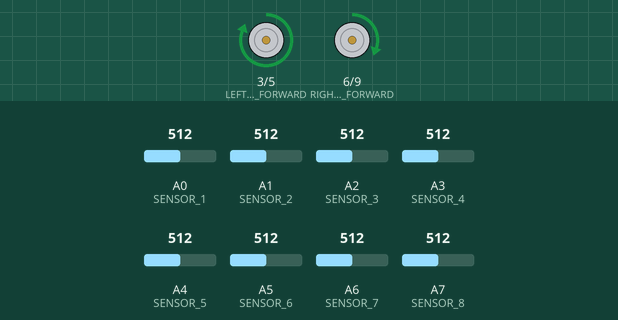
Bench run of a sketch on a simulated Arduino Nano, built with avr-gcc and run on an emulated ATmega328P. Shown: motor-driver pin pairs drawn as motors (green arrow = first pin HIGH = forward, orange = second pin HIGH = backward, longer = more drive). The test bench sets the inputs (shaded band); at power-on: A0 (SENSOR_1) = 512, A1 (SENSOR_2) = 512, A2 (SENSOR_3) = 512, A3 (SENSOR_4) = 512, A4 (SENSOR_5) = 512, A5 (SENSOR_6) = 512, A6 (SENSOR_7) = 512, A7 (SENSOR_8) = 512.

Above: at 0.15 s.
At 1.2 s:
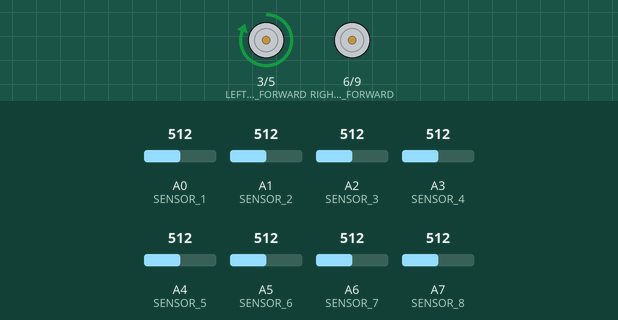
Timing chart, 0 to 2.7 s (numbered marks = the images above):
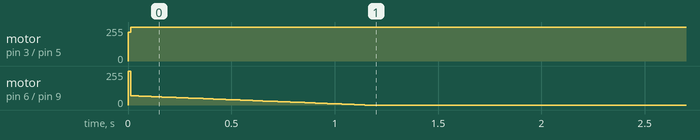

Measured:
- by itself, motor on pin 3 (LEFT_MOTOR_FORWARD) / pin 5 (LEFT_MOTOR_BACKWARD): stopped → forward 255/255 at 0.00 s

The sketch:

line_follwer_in_nano.ino
```cpp
#include <PID_v1.h>

// Motor pins
#define LEFT_MOTOR_FORWARD 3
#define LEFT_MOTOR_BACKWARD 5
#define RIGHT_MOTOR_FORWARD 6
#define RIGHT_MOTOR_BACKWARD 9

// IR sensor pins
#define SENSOR_1 A0
#define SENSOR_2 A1
#define SENSOR_3 A2
#define SENSOR_4 A3
#define SENSOR_5 A4
#define SENSOR_6 A5
#define SENSOR_7 A6
#define SENSOR_8 A7

// PID constants
double kp = 1.5;
double ki = 0.5;
double kd = 0.5;

// PID variables
double input, output, setpoint;
PID pid(&input, &output, &setpoint, kp, ki, kd, DIRECT);

void setup() {
  // Motor pins as outputs
  pinMode(LEFT_MOTOR_FORWARD, OUTPUT);
  pinMode(LEFT_MOTOR_BACKWARD, OUTPUT);
  pinMode(RIGHT_MOTOR_FORWARD, OUTPUT);
  pinMode(RIGHT_MOTOR_BACKWARD, OUTPUT);

  // IR sensor pins as inputs
  pinMode(SENSOR_1, INPUT);
  pinMode(SENSOR_2, INPUT);
  pinMode(SENSOR_3, INPUT);
  pinMode(SENSOR_4, INPUT);
  pinMode(SENSOR_5, INPUT);
  pinMode(SENSOR_6, INPUT);
  pinMode(SENSOR_7, INPUT);
  pinMode(SENSOR_8, INPUT);

  // Set the setpoint to the middle of the sensors
  setpoint = 127;

  // Set the PID parameters
  pid.SetMode(AUTOMATIC);
  pid.SetSampleTime(10);
  pid.SetOutputLimits(-255, 255);
}

void loop() {
  // Read the sensor values
  int sensor1 = analogRead(SENSOR_1);
  int sensor2 = analogRead(SENSOR_2);
  int sensor3 = analogRead(SENSOR_3);
  int sensor4 = analogRead(SENSOR_4);
  int sensor5 = analogRead(SENSOR_5);
  int sensor6 = analogRead(SENSOR_6);
  int sensor7 = analogRead(SENSOR_7);
  int sensor8 = analogRead(SENSOR_8);

  // Calculate the error
  input = sensor1 * 1 + sensor2 * 2 + sensor3 * 3 + sensor4 * 4 + sensor5 * 5 + sensor6 * 6 + sensor7 * 7 + sensor8 * 8;
  input = input / (sensor1 + sensor2 + sensor3 + sensor4 + sensor5 + sensor6 + sensor7 + sensor8);
  int error = input - setpoint;

  // Calculate the output using PID
  pid.Compute();

  // Set the motor speeds
  int left_speed = constrain(255 + output, 0, 255);
  int right_speed = constrain(255 - output, 0, 255);
  analogWrite(LEFT_MOTOR_FORWARD, left_speed);
  analogWrite(LEFT_MOTOR_BACKWARD, 0);
  analogWrite(RIGHT_MOTOR_FORWARD, right_speed);
  analogWrite(RIGHT_MOTOR_BACKWARD, 0);
}
```
